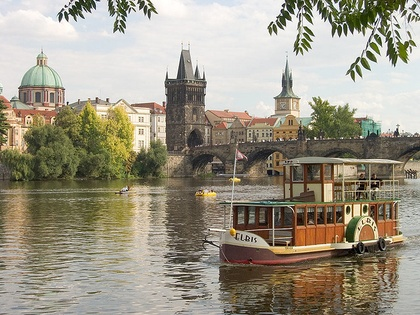
%> input picture PS1/Seunghyup_Oh_PS1/inputSeamCarvingPrague.jpg, 420 x 315 px, shrunk from 640 x 480 before the run
$ octave --eval "seam_carving_decrease_width;"   (GNU Octave 9; MATLAB toolbox functions it lacks are replaced by stand-ins)
%> lines starting %> are read from the running program, lines starting %| are printed output that depends on the picture
%> in seam_carving_decrease_width, i is the input picture: size 315x420x3 uint8; mean R, G, B 156.5, 149.6, 132.7
### PS1/Seunghyup_Oh_PS1/energy_img.m
function energyImg = energy_img(im)
%to compute the energy at each pixel using the magnitude of the x and y gradients (equation 1 in the paper; sqrt(dx^2+dy^2)).
grayscale = rgb2gray(im);
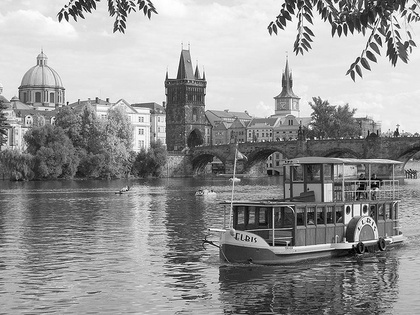
%> grayscale: size 315x420 uint8; min 1, max 255, mean 149.8
Dy = fspecial('sobel');
%Dy = fspecial('prewitt');
Dx = -Dy';
dx = imfilter(double(grayscale), Dx);
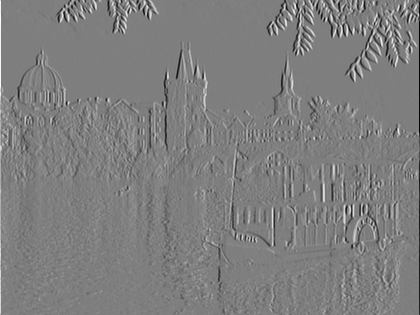
%> dx: size 315x420 double; min -964, max 974, mean 0.4; drawn with min black and max white
dy = imfilter(double(grayscale), Dy);
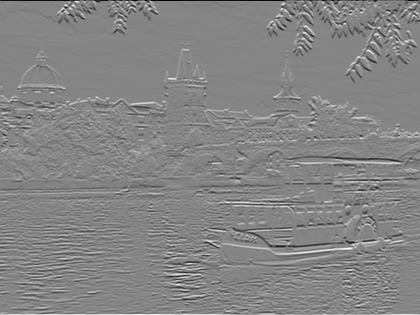
%> dy: size 315x420 double; min -1020, max 934, mean 0.5; drawn with min black and max white
energyImg = sqrt(dx.^2 + dy.^2);
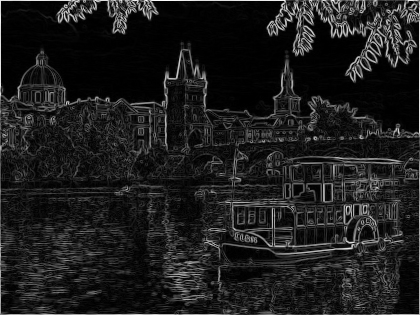
%> energyImg: size 315x420 double; min 0, max 1027.4, mean 120.6; drawn with min black and max white


%imagesc(energyImg);
%colormap gray;

end

### PS1/Seunghyup_Oh_PS1/decrease_width.m
function [reducedColorImg,reducedEnergyImg] = decrease_width(im,energyImg)
x = size(im,1);
y = size(im,2);
reducedColorImg = uint8(zeros(x, y-1,3));
reducedEnergyImg = zeros(x, y-1);
map = cumulative_min_energy_map(energyImg, 'VERTICAL');
vSeam = find_vertical_seam(map);

r = im(:,:,1);
g = im(:,:,2);
b = im(:,:,3);

    for i = 1:x
        r1 = r(i,:);
        r1(vSeam(i)) = [];

        g1 = g(i,:);
        g1(vSeam(i)) = [];

        b1 = b(i,:);
        b1(vSeam(i)) = [];

        h = cat(3, r1, g1, b1);
        reducedColorImg(i,:,:) = h;
        h = energyImg(i,:);
        h(vSeam(i)) = [];
        reducedEnergyImg(i,:) = h;

    end
end


### PS1/Seunghyup_Oh_PS1/cumulative_min_energy_map.m
function cumulativeEnergyMap = cumulative_min_energy_map(energyImg, seamDirection)
%to compute minimum cumulative energy.
map = zeros(size(energyImg));

    if strcmp(seamDirection, 'VERTICAL')
        map(1,:) = energyImg(1,:);
        for i = 2:size(energyImg,1)
            for j = 1:size(energyImg,2)
                x = map(i-1,j);
                if (j-1)>0
                    x = [x, map(i-1, j-1)];
                end

                if (j+1)<size(energyImg,2)
                    x = [x, map(i-1, j+1)];
                end
                map(i,j) = energyImg(i,j) + min(x);
            end
        end


    elseif strcmp(seamDirection, 'HORIZONTAL')
        map(:,1) = energyImg(:,1);
        for i = 2:size(energyImg,2)
            for j = 1:size(energyImg,1)
                x = map(j,i-1);
                if (j-1)>0
                    x = [x map(j-1, i-1)];
                end
                if (j+1)<size(energyImg,1)
                    x = [x map(j+1, i-1)];
                end
                map(j,i) = energyImg(j,i) + min(x);
            end
        end
    end
cumulativeEnergyMap = map;
end


### PS1/Seunghyup_Oh_PS1/find_vertical_seam.m
function verticalSeam = find_vertical_seam(cumulativeEnergyMap)
%to cocpute the optical vertical seam.
%c(i,j) = e(i,j) + min(c(i-1,j-1), c(i-1,j), c(i-1,j+1))
len1 = size(cumulativeEnergyMap,1);
len2 = size(cumulativeEnergyMap,2);
verticalSeam = zeros(1,len1);

seam = cumulativeEnergyMap(len1,:);
index = find(seam == min(seam));
[val,index] = min(cumulativeEnergyMap(len1,:));
verticalSeam(len1)=index;
map = cumulativeEnergyMap;

    for i = (len1-1):-1:1
        if index <= 1
            A = [map(i,index)  map(i,index+1)];
        elseif index == len2
            A = [map(i,index-1)  map(i,index)];
        else
            A=[map(i,index-1) map(i,index) map(i,index+1)];
        end

        [val,newindex] = min(A);
        final = index + newindex - 2;
        verticalSeam(i) = final;
        index = final;
    end
verticalSeam = verticalSeam';
end

### PS1/Seunghyup_Oh_PS1/seam_carving_decrease_width.m
function seam_carving_decrease_width
    i = imread('inputSeamCarvingPrague.jpg');

    imshow(i);
    title('480X640');

    ienergy = i;
    energy = energy_img(i);
    for i = 1:1:100
        [ienergy, energy] = decrease_width(ienergy, energy);
    end
    imwrite(ienergy, 'outputReduceWidthPrague.png');
    imshow(ienergy);
    title('480X540');

    % [23 lines of commented-out code are left out]
end
%> (the run ends here)
